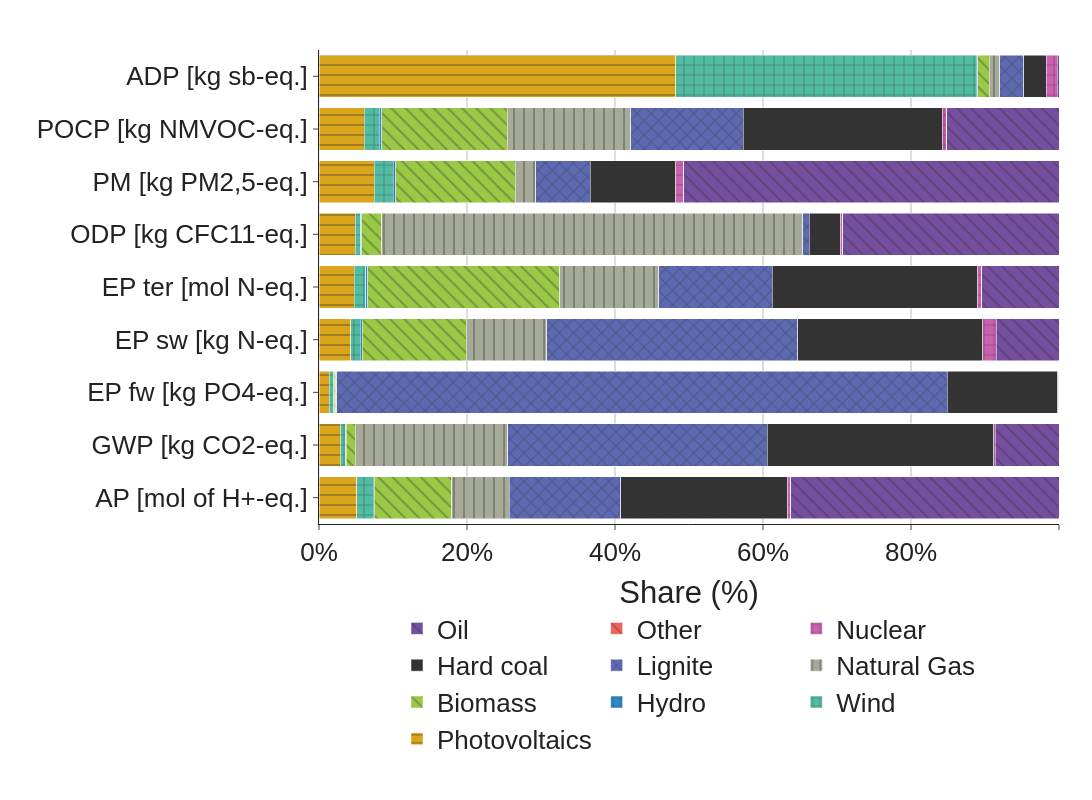

Here is the notebook cell this chart was saved with:
### Code cell
# Figure 3: Environmental impact per 1 kWh of electricity from different energy sources across multiple impact categories
# Excel: teams:LCA_Results+RawData.xlsx (1kWh LCA)

fig3_df = sheets_dict["Figure 3"]
fig3_df =fig3_df.rename(columns={fig3_df.columns[0]: "Impact",fig3_df.columns[1]: "Unit"})
energy_sources = fig3_df.columns[2:]  # all the energy source columns

# Melt to long-form for Plotly
df_melt = fig3_df.melt(
    id_vars=["Impact", "Unit"],
    value_vars=energy_sources,
    var_name="Source",
    value_name="Value"
)
# Compute group sums per indicator
sums = df_melt.groupby("Impact")["Value"].transform("sum")
df_melt["Share"] = df_melt["Value"] / sums

# Add label to show the unit as well
df_melt["ImpactLabel"] = df_melt["Impact"] + " [" + df_melt["Unit"] + "]"

print(df_melt.head())

unique_cats = df_melt["Source"].unique()

# Figure 3 with patterns
fig = go.Figure()

for i, source in enumerate(unique_cats):
    cat_data = df_melt[df_melt["Source"] == source]
    fig.add_bar(
        y=cat_data["ImpactLabel"],
        x=cat_data["Share"],
        name=source,
        orientation="h",
        marker=dict(
            color=COLOR_MAP.get(source, "#888"),
            pattern=dict(
                shape=PATTERN_MAP.get(source, ""),  
                fgcolor="rgba(50,50,50,0.7)"               # dark overlay for patterns
            ),
        ),
    )

fig.update_layout(
    barmode="stack",
    xaxis_tickformat=".0%",
    xaxis=dict(
        range=[0, 1.0],
        title="Share (%)",
        tickformat=".0%"
    ),
    yaxis_title="",  # Already in ImpactLabel
)
fig = apply_fig_defaults(fig)
fig.show()
export_fig(fig, "Figure_3_environmental_impact_per_kWh")

# Simple figure without patterns
# fig = px.bar(
#     df_melt,
#     x="Share",
#     y="ImpactLabel",
#     color="Source",
#     orientation="h",
#     color_discrete_sequence=get_color_sequence(unique_cats),
#     hover_data=["Unit"],
#     labels={
#         "Share": "",
#         "ImpactLabel": "",
#         "Source": "Energy Source"
#     },
#     title="Environmental Impact per kWh of Electricity from Different Energy Sources",
# )

# fig.update_layout(
#     barmode="stack",
#     xaxis_tickformat=".0%",
#     xaxis=dict(
#         range=[0, 1.0],
#         tickformat=".0%"
#     )
# )

# # Apply your styling defaults (legend below, font, etc.)
# fig = apply_fig_defaults(fig)

# fig.show()
# export_fig(fig, "Figure_3_environmental_impact_per_kWh")

### Figure 1 — Plotly figure (JSON) as saved in the notebook; plotly's stock layout.template omitted (floating-point values rounded to 4 significant figures)
{"data": [{"marker": {"color": "rgb(218, 165, 27)", "pattern": {"fgcolor": "rgba(50,50,50,0.7)", "shape": "-"}}, "name": "Photovoltaics", "orientation": "h", "type": "bar", "x": [0.05116, 0.02838, 0.01396, 0.04297, 0.0476, 0.04893, 0.07468, 0.06134, 0.4824], "y": ["AP [mol of H+-eq.]", "GWP [kg CO2-eq.]", "EP fw [kg PO4-eq.]", "EP sw [kg N-eq.]", "EP ter [mol N-eq.]", "ODP [kg CFC11-eq.]", "PM [kg PM2,5-eq.]", "POCP [kg NMVOC-eq.]", "ADP [kg sb-eq.]"]}, {"marker": {"color": "rgb(82, 188, 163)", "pattern": {"fgcolor": "rgba(50,50,50,0.7)", "shape": "+"}}, "name": "Wind", "orientation": "h", "type": "bar", "x": [0.02201, 0.007433, 0.006074, 0.01306, 0.01552, 0.007291, 0.02574, 0.02008, 0.4055], "y": ["AP [mol of H+-eq.]", "GWP [kg CO2-eq.]", "EP fw [kg PO4-eq.]", "EP sw [kg N-eq.]", "EP ter [mol N-eq.]", "ODP [kg CFC11-eq.]", "PM [kg PM2,5-eq.]", "POCP [kg NMVOC-eq.]", "ADP [kg sb-eq.]"]}, {"marker": {"color": "rgb(47, 138, 196)", "pattern": {"fgcolor": "rgba(50,50,50,0.7)", "shape": "+"}}, "name": "Hydro", "orientation": "h", "type": "bar", "x": [0.001528, 0.001191, 0.0003025, 0.002172, 0.002604, 0.001448, 0.003412, 0.003115, 0.002192], "y": ["AP [mol of H+-eq.]", "GWP [kg CO2-eq.]", "EP fw [kg PO4-eq.]", "EP sw [kg N-eq.]", "EP ter [mol N-eq.]", "ODP [kg CFC11-eq.]", "PM [kg PM2,5-eq.]", "POCP [kg NMVOC-eq.]", "ADP [kg sb-eq.]"]}, {"marker": {"color": "rgb(153, 201, 69)", "pattern": {"fgcolor": "rgba(50,50,50,0.7)", "shape": "\\"}}, "name": "Biomass", "orientation": "h", "type": "bar", "x": [0.1048, 0.01206, 0.002333, 0.1407, 0.2598, 0.02698, 0.1613, 0.1696, 0.01599], "y": ["AP [mol of H+-eq.]", "GWP [kg CO2-eq.]", "EP fw [kg PO4-eq.]", "EP sw [kg N-eq.]", "EP ter [mol N-eq.]", "ODP [kg CFC11-eq.]", "PM [kg PM2,5-eq.]", "POCP [kg NMVOC-eq.]", "ADP [kg sb-eq.]"]}, {"marker": {"color": "rgb(165, 170, 153)", "pattern": {"fgcolor": "rgba(50,50,50,0.7)", "shape": "|"}}, "name": "Natural Gas", "orientation": "h", "type": "bar", "x": [0.0775, 0.2061, 0.001544, 0.1091, 0.1334, 0.5693, 0.02768, 0.1671, 0.01368], "y": ["AP [mol of H+-eq.]", "GWP [kg CO2-eq.]", "EP fw [kg PO4-eq.]", "EP sw [kg N-eq.]", "EP ter [mol N-eq.]", "ODP [kg CFC11-eq.]", "PM [kg PM2,5-eq.]", "POCP [kg NMVOC-eq.]", "ADP [kg sb-eq.]"]}, {"marker": {"color": "rgb(93, 105, 177)", "pattern": {"fgcolor": "rgba(50,50,50,0.7)", "shape": "x"}}, "name": "Lignite", "orientation": "h", "type": "bar", "x": [0.1506, 0.3507, 0.8246, 0.3389, 0.1535, 0.008268, 0.07365, 0.1524, 0.03229], "y": ["AP [mol of H+-eq.]", "GWP [kg CO2-eq.]", "EP fw [kg PO4-eq.]", "EP sw [kg N-eq.]", "EP ter [mol N-eq.]", "ODP [kg CFC11-eq.]", "PM [kg PM2,5-eq.]", "POCP [kg NMVOC-eq.]", "ADP [kg sb-eq.]"]}, {"marker": {"color": "#333333", "pattern": {"fgcolor": "rgba(50,50,50,0.7)", "shape": "x"}}, "name": "Hard coal", "orientation": "h", "type": "bar", "x": [0.226, 0.3059, 0.1491, 0.2502, 0.278, 0.04253, 0.1159, 0.2687, 0.03043], "y": ["AP [mol of H+-eq.]", "GWP [kg CO2-eq.]", "EP fw [kg PO4-eq.]", "EP sw [kg N-eq.]", "EP ter [mol N-eq.]", "ODP [kg CFC11-eq.]", "PM [kg PM2,5-eq.]", "POCP [kg NMVOC-eq.]", "ADP [kg sb-eq.]"]}, {"marker": {"color": "rgb(204, 97, 176)", "pattern": {"fgcolor": "rgba(50,50,50,0.7)", "shape": "+"}}, "name": "Nuclear", "orientation": "h", "type": "bar", "x": [0.003815, 0.001827, 0.00143, 0.01811, 0.005433, 0.002744, 0.01063, 0.005923, 0.01496], "y": ["AP [mol of H+-eq.]", "GWP [kg CO2-eq.]", "EP fw [kg PO4-eq.]", "EP sw [kg N-eq.]", "EP ter [mol N-eq.]", "ODP [kg CFC11-eq.]", "PM [kg PM2,5-eq.]", "POCP [kg NMVOC-eq.]", "ADP [kg sb-eq.]"]}, {"marker": {"color": "rgb(237, 100, 90)", "pattern": {"fgcolor": "rgba(50,50,50,0.7)", "shape": "\\"}}, "name": "Other", "orientation": "h", "type": "bar", "x": [0.0, 0.0, 0.0, 0.0, 0.0, 0.0, 0.0, 0.0, 0.0], "y": ["AP [mol of H+-eq.]", "GWP [kg CO2-eq.]", "EP fw [kg PO4-eq.]", "EP sw [kg N-eq.]", "EP ter [mol N-eq.]", "ODP [kg CFC11-eq.]", "PM [kg PM2,5-eq.]", "POCP [kg NMVOC-eq.]", "ADP [kg sb-eq.]"]}, {"marker": {"color": "rgb(118, 78, 159)", "pattern": {"fgcolor": "rgba(50,50,50,0.7)", "shape": "\\"}}, "name": "Oil", "orientation": "h", "type": "bar", "x": [0.3626, 0.08637, 0.0006023, 0.08473, 0.1042, 0.2925, 0.507, 0.1518, 0.002587], "y": ["AP [mol of H+-eq.]", "GWP [kg CO2-eq.]", "EP fw [kg PO4-eq.]", "EP sw [kg N-eq.]", "EP ter [mol N-eq.]", "ODP [kg CFC11-eq.]", "PM [kg PM2,5-eq.]", "POCP [kg NMVOC-eq.]", "ADP [kg sb-eq.]"]}], "layout": {"barmode": "stack", "font": {"color": "#222222", "family": "Arial, sans-serif", "size": 26}, "height": 800, "legend": {"orientation": "h", "title": {"text": ""}, "x": 0.5, "xanchor": "center", "y": -0.25, "yanchor": "top"}, "margin": {"b": 0, "l": 30, "r": 30, "t": 50}, "plot_bgcolor": "white", "showlegend": true, "width": 1500, "xaxis": {"gridcolor": "#bbbbbb", "gridwidth": 1, "linecolor": "#222", "linewidth": 1, "range": [0, 1], "showgrid": true, "tickformat": ".0%", "ticklen": 5, "ticks": "outside", "title": {"text": "Share (%)"}}, "yaxis": {"gridcolor": "#bbbbbb", "gridwidth": 1, "linecolor": "#222", "linewidth": 1, "showgrid": true, "ticklen": 5, "ticks": "outside", "title": {"text": ""}}}}
